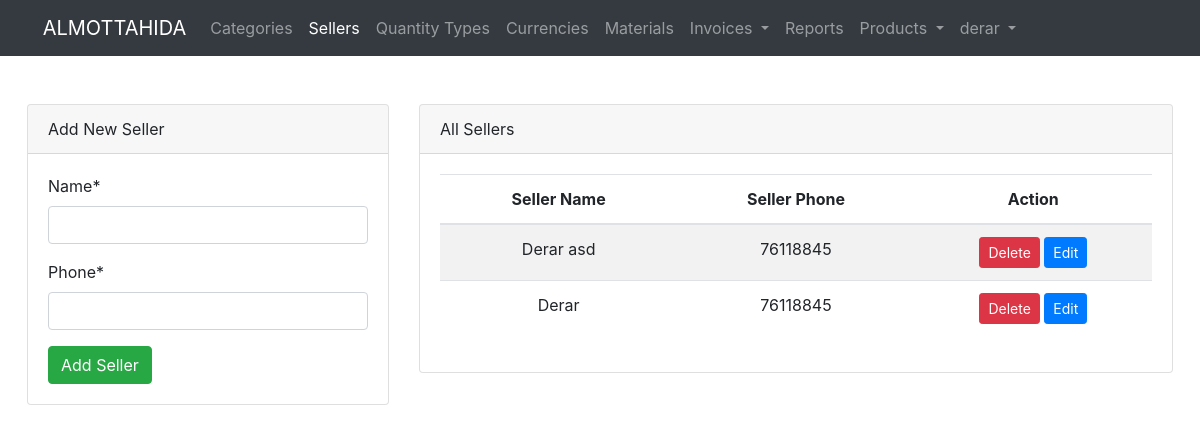
The page /product/seller/ (signed in) on the database its author committed.
### product/models.py (models this page shows, shortened)
class Seller(models.Model):
    name = models.CharField(max_length=30, unique=True)
    phone = models.CharField(max_length=300, null=True)

### product/views.py (the view)
# urls.py: path("seller/", views.all_sellers, name='seller.all'),
@login_required(login_url=LOGIN_URL)
def all_sellers(request):
    if request.method == 'POST':
        method = request.POST.get("method").lower()
        if method == "post":
            form = SellerForm(request.POST)
            if form.is_valid():
                form.save()
                messages.add_message(request, messages.SUCCESS, 'Seller added successfully.')
                return redirect("seller.all")
        elif method == "delete":
            seller_id = request.POST.get("seller_id")
            Seller.objects.get(pk=seller_id).delete()
            messages.add_message(request, messages.WARNING, 'Seller deleted successfully.')
            return redirect("seller.all")
        elif method == "put":
            seller_id = request.POST.get("seller_id")
            seller_name = request.POST.get("name")
            seller_phone = request.POST.get("phone")
            seller_exists = Seller.objects.filter(name=seller_name).exclude(pk=seller_id)
            if not seller_exists:
                seller = Seller.objects.get(pk=seller_id)
                seller.name = seller_name
                seller.phone = seller_phone
                seller.save()
                messages.add_message(request, messages.SUCCESS, 'Seller updated successfully.')
            else:
                messages.add_message(request, messages.WARNING, 'Seller data exists')
            return redirect("seller.all")
    else:
        form = SellerForm()
    sellers = Seller.objects.all()
    page = request.GET.get('page', 1)
    paginator = Paginator(sellers, 3)
    try:
        sellers = paginator.page(page)
    except PageNotAnInteger:
        sellers = paginator.page(1)
    except EmptyPage:
        sellers = paginator.page(paginator.num_pages)
    return render(request, 'seller/all.html', {'sellers': sellers, "form": form})

### product/forms.py
class SellerForm(ModelForm):
    class Meta:
        model = Seller
        fields = "__all__"

### templates/seller/all.html (shortened to what this page needs)
{% extends "base.html" %}
{% load crispy_forms_tags %}
{% block content %}
    <div class="row">
        <div class="col-12 col-md-4 mb-4">
            <div class="card">
                <div class="card-header">
                    Add New Seller
                </div>
                <div class="card-body">
                    <form method="post" action="{% url 'seller.all' %}">
                        {{ form|crispy }}
                        <button type="submit" class="btn btn-success">Add Seller</button>
                    </form>
                </div>
            </div>
        </div>
        <div class="col-12 col-md-8 ">
            <div class="card">
                <div class="card-header">
                    All Sellers
                </div>
                <div class="card-body">
                    <table class="table table-responsive-md table-striped">
                        <thead>
                        <tr>
                            <th>Seller Name</th>
                            <th>Seller Phone</th>
                            <th>Action</th>
                        </tr>
                        </thead>
                        <tbody>
                        {% for seller in sellers %}
                            <tr>
                                <td>{{ seller.name }}</td>
                                <td>{{ seller.phone }}</td>
                                <td>
                                    <button type="button" class="btn btn-danger btn-sm delete-btn" data-toggle="modal"
                                            data-target="#deleteModal" data-id="{{ seller.id }}">
                                        Delete
                                    </button>
                                    <button type="button" class="btn btn-primary btn-sm edit-btn" data-toggle="modal"
                                            data-target="#updateModal" data-id="{{ seller.id }}"
                                            data-phone="{{ seller.phone }}" data-name="{{ seller.name }}">
                                        Edit
                                    </button>
                                </td>
                            </tr>
                        {% endfor %}
                        </tbody>
                    </table>
                </div>
            </div>
        </div>
    </div>
{% endblock %}

### templates/base.html (shortened to what this page needs)
<!doctype html>
<html lang="en">
<head>
    <link rel="stylesheet" href="https://stackpath.bootstrapcdn.com/bootstrap/4.1.3/css/bootstrap.min.css">
</head>
<body>
<nav class="navbar navbar-expand-lg navbar-dark bg-dark">
    <div class="container">
        <a class="navbar-brand" href="/">ALMOTTAHIDA</a>
        <div class="collapse navbar-collapse" id="navbarSupportedContent">
            <ul class="navbar-nav">
                {% if user.is_authenticated %}
                    <li class="nav-item">
                        <a class="nav-link {% if request.resolver_match.view_name == 'category.all' %}active{% endif %}"
                           href="{% url 'category.all' %}">Categories</a>
                    </li>
                    <li class="nav-item">
                        <a class="nav-link {% if request.resolver_match.view_name == 'seller.all' %}active{% endif %}"
                           href="{% url 'seller.all' %}">Sellers</a>
                    </li>
                    <li class="nav-item">
                        <a class="nav-link" href="#">Quantity Types</a>
                    </li>
                    <li class="nav-item">
                        <a class="nav-link {% if request.resolver_match.view_name == 'currency.all' %}active{% endif %}"
                           href="{% url 'currency.all' %}">Currencies</a>
                    </li>
                    <li class="nav-item">
                        <a class="nav-link" href="#">Materials</a>
                    </li>
                    <li class="nav-item dropdown">
                        <a class="nav-link dropdown-toggle {% if "product" in request.resolver_match.view_name %}active{% endif %}"
                           href="#" id="navbarDropdown" role="button"
                           data-toggle="dropdown" aria-haspopup="true" aria-expanded="false">
                            Invoices
                        </a>
                    </li>
                    <li class="nav-item">
                        <a class="nav-link" href="#">Reports</a>
                    </li>
                    <li class="nav-item dropdown">
                        <a class="nav-link dropdown-toggle {% if "product" in request.resolver_match.view_name %}active{% endif %}"
                           href="#" id="navbarDropdown" role="button"
                           data-toggle="dropdown" aria-haspopup="true" aria-expanded="false">
                            Products
                        </a>
                    </li>
                    <li class="nav-item dropdown">
                        <a class="nav-link dropdown-toggle" href="#" id="navbarDropdown" role="button"
                           data-toggle="dropdown" aria-haspopup="true" aria-expanded="false">
                            {{ user.username }}
                        </a>
                    </li>
                {% endif %}
            </ul>
        </div>
    </div>
</nav>
<div class="container pt-5">
    {% block content %}
    {% endblock %}
</div>
</body>
</html>

### templates/base.html (style rules this page uses)
.container { width: 98%; max-width: 1440px; }
td, th { min-width: 200px; text-align: center; }

### rows shown on the page
Seller: name "Derar asd", phone "76118845"
Seller: name "Derar", phone "76118845"

### other values the page prints
{{ user.username }} "derar"
